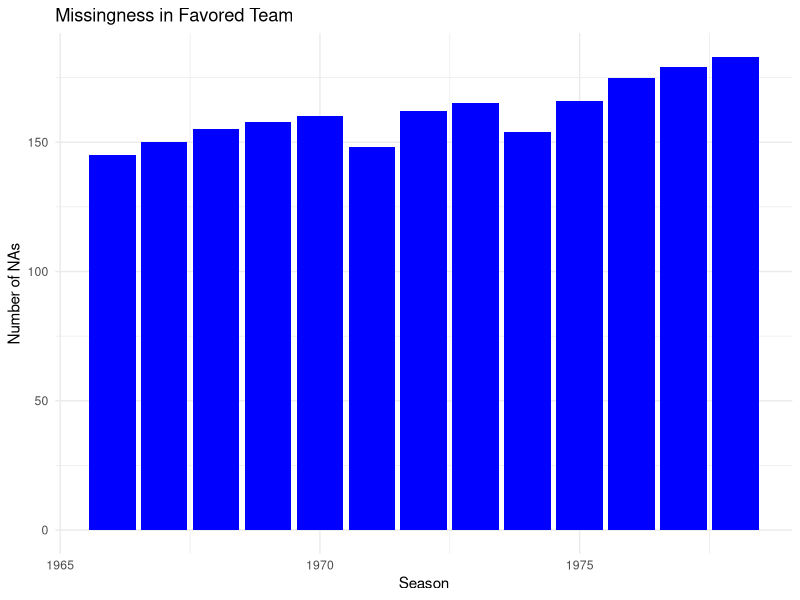
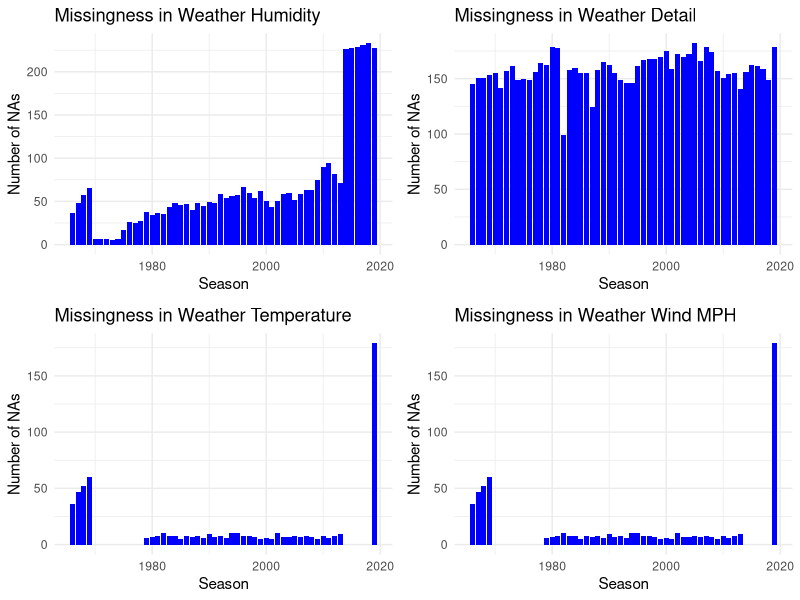
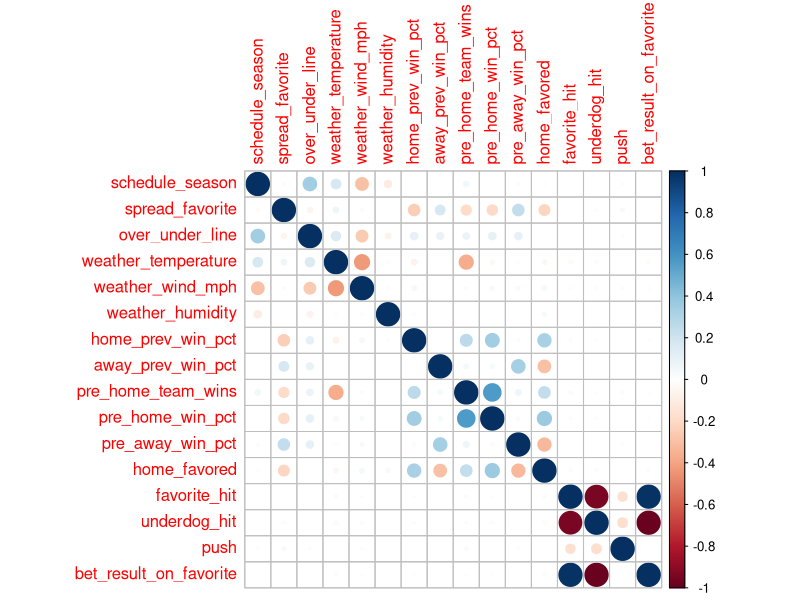
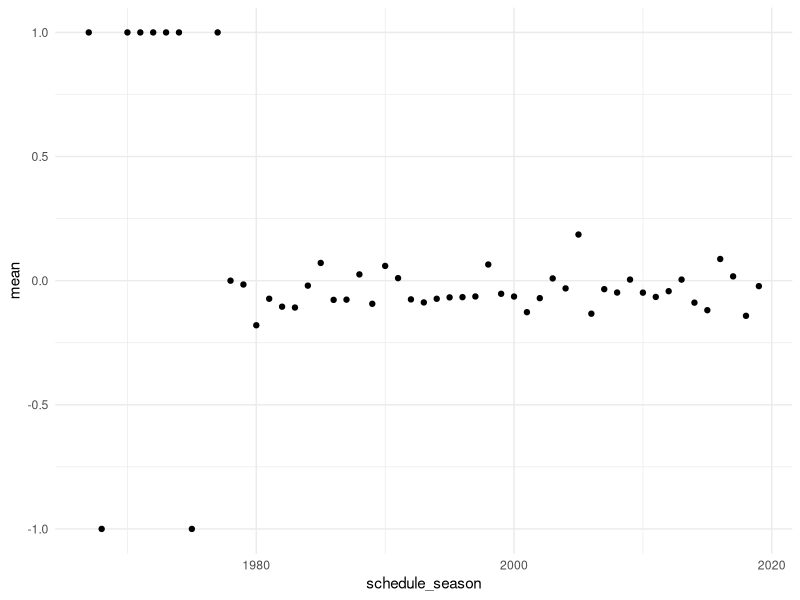
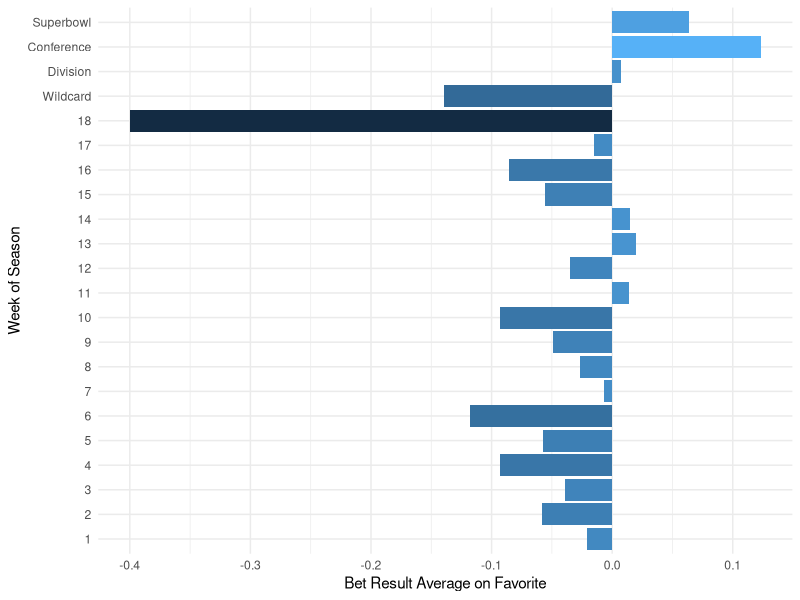
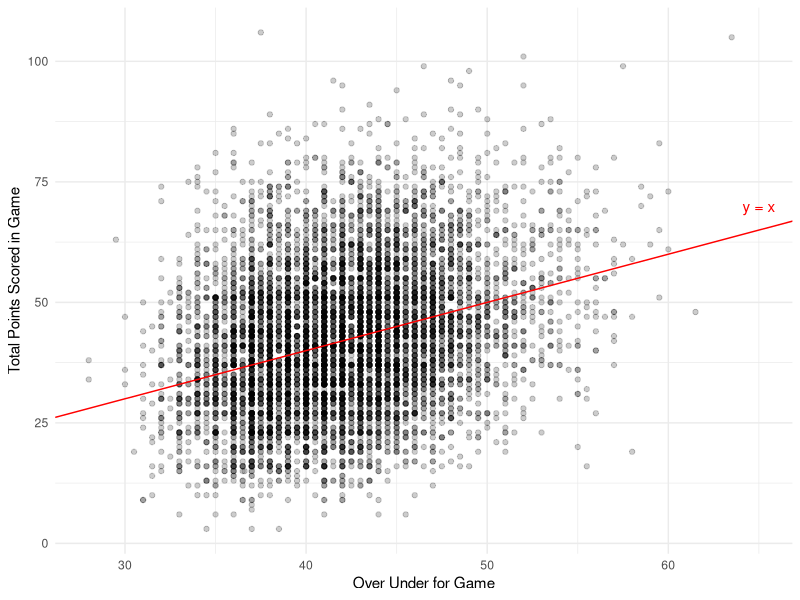

Recreate these plots in R, in order.
## ---- chunk 1
knitr::opts_chunk$set(echo = FALSE)
knitr::opts_chunk$set(warning = FALSE)
knitr::opts_chunk$set(message = FALSE)
## ---- chunk 2
# Loading Packages

library(tidyverse)
library(skimr)
library(knitr)
library(corrplot)

# Loading Data

train_dat <- read_csv(file = "data/processed/training_data.csv")
## ---- chunk 3
skim_without_charts(train_dat) %>% kable()
## ---- chunk 4
ggplot(data = (train_dat %>% filter(is.na(team_favorite_id) == TRUE)), aes(schedule_season)) +
  geom_bar(fill = "blue") +
  labs(
    x = "Season",
    y = "Number of NAs",
    title = "Missingness in Favored Team"
  ) +
  theme_minimal()

humid_plot <- ggplot(data = (train_dat %>% filter(is.na(weather_humidity) == TRUE)), aes(schedule_season)) +
  geom_bar(fill = "blue") +
  labs(
    x = "Season",
    y = "Number of NAs",
    title = "Missingness in Weather Humidity"
  ) +
  theme_minimal()
    
temp_plot <- ggplot(data = (train_dat %>% filter(is.na(weather_temperature) == TRUE)), aes(schedule_season)) +
  geom_bar(fill = "blue") +
  labs(
    x = "Season",
    y = "Number of NAs",
    title = "Missingness in Weather Temperature"
  ) +
  theme_minimal()     

detail_plot <- ggplot(data = (train_dat %>% filter(is.na(weather_detail) == TRUE)), aes(schedule_season)) +
  geom_bar(fill = "blue") +
  labs(
    x = "Season",
    y = "Number of NAs",
    title = "Missingness in Weather Detail"
  ) +
  theme_minimal() 

wind_plot <- ggplot(data = (train_dat %>% filter(is.na(weather_wind_mph) == TRUE)), aes(schedule_season)) +
  geom_bar(fill = "blue") +
  labs(
    x = "Season",
    y = "Number of NAs",
    title = "Missingness in Weather Wind MPH"
  ) +
  theme_minimal()     

cowplot::plot_grid(humid_plot, detail_plot, temp_plot, wind_plot, ncol = 2)
## ---- chunk 5
train_wo_result <- train_dat %>%
  select(-c(score_home, score_away, winning_team, losing_team, home_team_year, away_team_year,
            home_win, home_loss, away_win, away_loss, post_home_team_wins, post_home_team_losses,
            post_away_team_losses, post_away_team_wins, pre_away_team_losses, pre_away_team_wins,
            pre_home_team_losses, pre_home_team_losses, spread_result, score_sum))

train_wo_result %>% select_if(is.numeric) %>%
  filter_all(any_vars(!is.na(.))) %>%
  cor(use = "pairwise.complete.obs") %>%
  corrplot()
## ---- chunk 6
train_dat %>% filter(!is.na(favorite_hit)) %>% summarise(fav_bet_mean_result = mean(bet_result_on_favorite)) %>% kable()
## ---- chunk 7
train_dat %>% filter(!is.na(bet_result_on_favorite)) %>% group_by(schedule_season) %>% 
  summarise(mean = mean(bet_result_on_favorite)) %>%
  ggplot(aes(schedule_season, mean)) +
  geom_point() +
  theme_minimal()
## ---- chunk 8
train_dat %>% filter(!is.na(favorite_hit)) %>% group_by(home_favored) %>% summarise(fav_bet_mean_result = mean(bet_result_on_favorite)) %>% kable()
## ---- chunk 9
train_dat %>% filter(!is.na(favorite_hit)) %>% group_by(schedule_playoff) %>%
  summarise(fav_bet_mean_result = mean(bet_result_on_favorite)) %>% kable()
## ---- chunk 10
train_dat %>% filter(!is.na(bet_result_on_favorite)) %>% group_by(schedule_week) %>%
  summarise(fav_bet_mean_result = mean(bet_result_on_favorite)) %>%
  ggplot(aes(fav_bet_mean_result, 
             factor(schedule_week, levels = c("1", "2", "3", "4", "5", "6", "7", "8", "9", "10", "11", "12", "13",
                                              "14", "15", "16", "17", "18", "Wildcard", "Division", "Conference", "Superbowl")))) +
  geom_col(aes(fill = fav_bet_mean_result), show.legend = FALSE) +
  labs(
    x = "Bet Result Average on Favorite",
    y = "Week of Season"
  ) +
  theme_minimal()
## ---- chunk 11
train_dat %>% filter(!is.na(over_under_line)) %>% 
  ggplot(aes(over_under_line, score_sum)) +
  geom_point(alpha = 0.2) +
  geom_abline(slope = 1, intercept = 0, color = "red") +
  annotate(geom = "text", label = "y = x", x = 65, y = 70, color = "red") +
  labs(
    x = "Over Under for Game",
    y = "Total Points Scored in Game"
  ) +
  theme_minimal()
## ---- chunk 12
train_dat %>% filter(!is.na(over_under_line)) %>%
  mutate(result = if_else(score_sum > over_under_line, "Over Hit",
                          if_else(score_sum < over_under_line, "Under Hit", "Push"))) %>%
  group_by(result) %>%
  count() %>%
  mutate(prop = n / 8617) %>% kable()
## ---- chunk 13
train_dat %>% filter(!is.na(bet_result_on_favorite)) %>%
  group_by(team_favorite_id) %>%
  summarise(mean_result_on_favorite = mean(bet_result_on_favorite)) %>% 
  arrange(desc(mean_result_on_favorite)) %>% kable()
## ---- chunk 14
train_dat %>% filter(!is.na(bet_result_on_favorite)) %>%
  mutate(team_underdog_id = if_else(team_favorite_id == team_home, team_away, if_else(
      team_favorite_id == team_away, team_home, "PICK"
    ))) %>%
  group_by(team_underdog_id) %>%
  summarise(mean_result_on_favorite = mean(bet_result_on_favorite)) %>% 
  arrange(mean_result_on_favorite) %>% print(n = 50)
